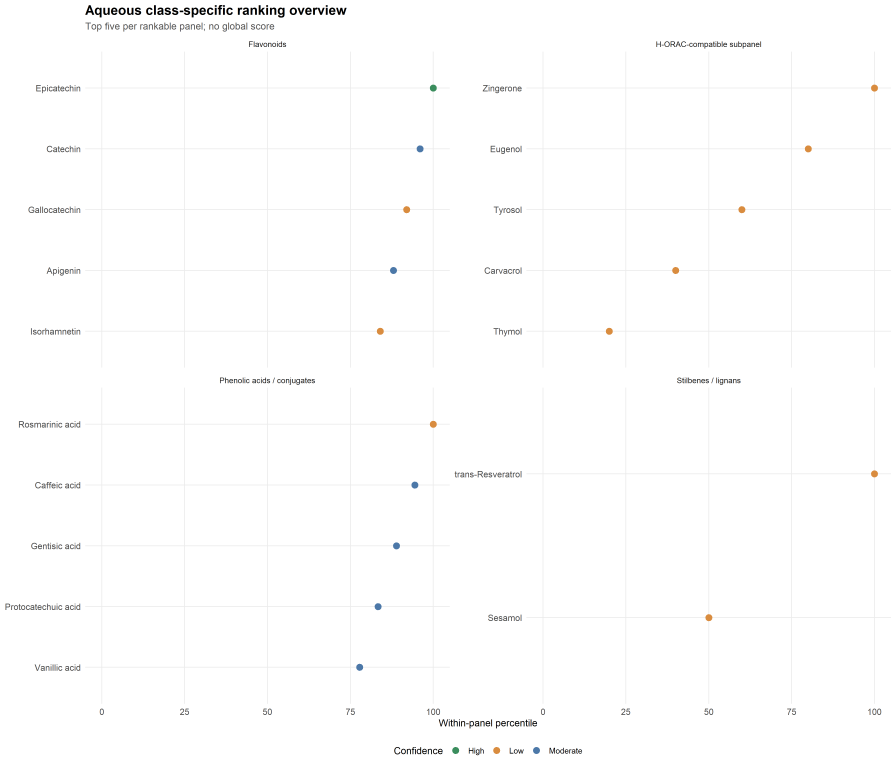
#> input picture figures/editable/aqueous_antioxidant_atlas/00_overview/Aqueous_All_Classes_Ranking_Overview.png, 4480 x 3840 px (shown at 1/5 size)
$ python preview_review_figures.py
#> lines starting #> are read from the running program, lines starting #| are printed output that depends on the picture
"""Temporary visual-QA thumbnails only; scientific outputs are all generated in R."""
from pathlib import Path
from PIL import Image,ImageOps,ImageDraw
root=Path(__file__).resolve().parents[1];dest=root/'workspaces/repository_review_20261030/previews';dest.mkdir(exist_ok=True)
files=sorted((root/'figures/editable').rglob('*.png'))
for start in range(0,len(files),9):
 canvas=Image.new('RGB',(1800,1350),'#dddddd');draw=ImageDraw.Draw(canvas)
#> after `canvas = Image.new('RGB', (1800, 1350), '#dddddd')`: canvas: PIL image 1800x1350 RGB; every value is 221
 for i,p in enumerate(files[start:start+9]):
  im=Image.open(p).convert('RGB');im.thumbnail((590,410))
#> further down, im is the input picture: PIL image 4480x3840 RGB; mean R, G, B 253.4, 253.3, 253.3
#> after `im.thumbnail((590, 410))`:
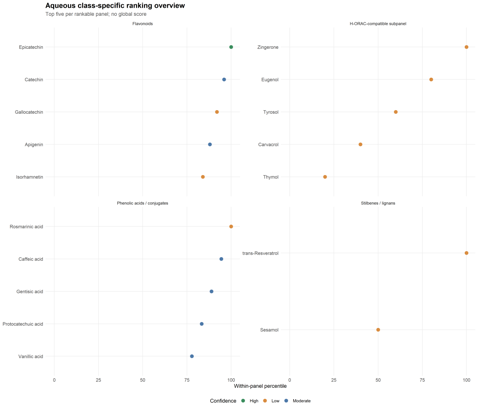
#> im: PIL image 478x410 RGB; mean R, G, B 253.3, 253.3, 253.3
  x=(i%3)*600;y=(i//3)*450;canvas.paste(im,(x+(600-im.width)//2,y+25));draw.text((x+8,y+5),p.stem[:72],fill='black')
#> after `canvas.paste(im, (x + (600 - im.width) // 2, y + 25))`:
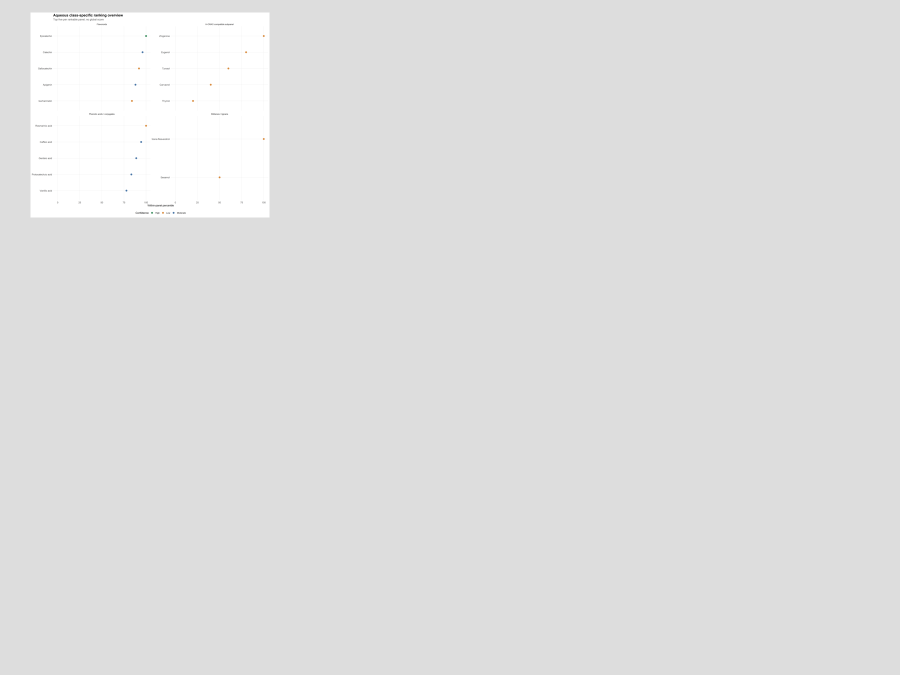
#> canvas: PIL image 1800x1350 RGB (shown at 1/2 size); mean R, G, B 223.6, 223.6, 223.6
 canvas.save(dest/f'figures_contact_{start//9+1}.png')
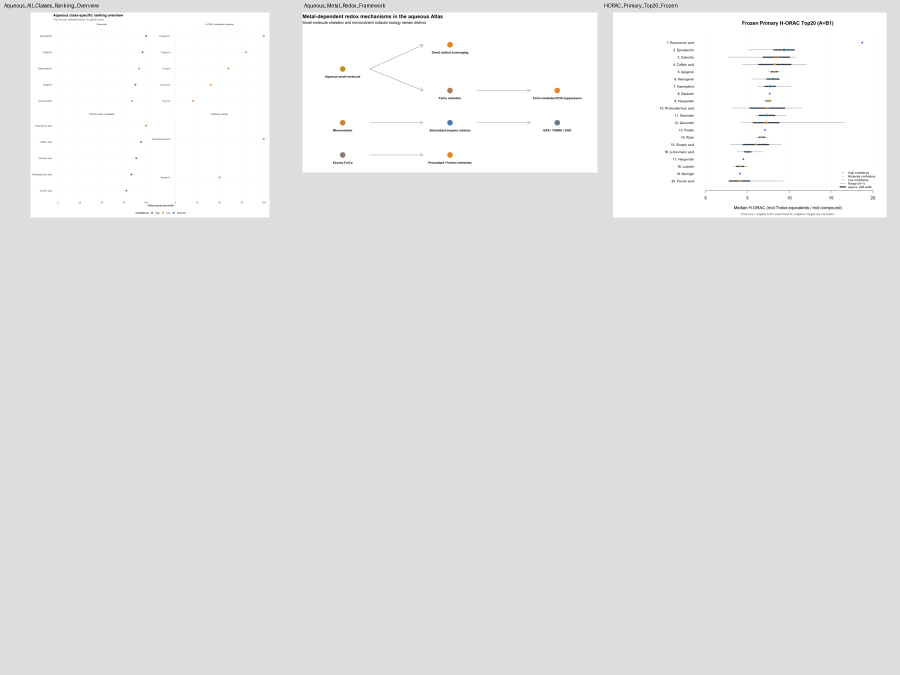
#> saved as figures_contact_1.png: PIL image 1800x1350 RGB (shown at 1/2 size); mean R, G, B 228.6, 228.6, 228.5
print('QA contact sheets:',(len(files)+8)//9)
